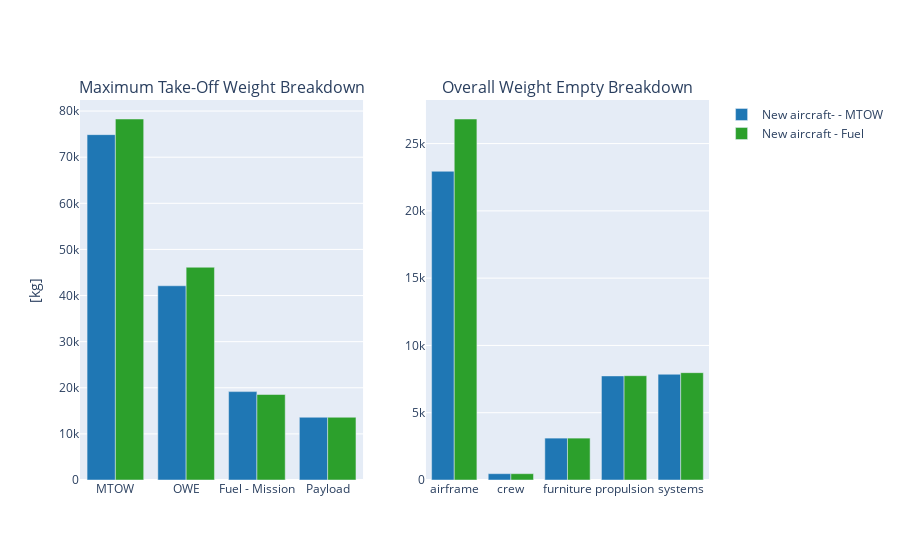

Notebook cell for this chart:
### Markdown cell above
This second mass breakdown plot provides less detail but enables to compare designs.

### Code cell
fig = oad.mass_breakdown_bar_plot(CeRAS_2750nm_MDA_OUTPUT_FILE, name='New aircraft- - MTOW')
#fig = oad.mass_breakdown_bar_plot(CeRAS_800nm_MDA_OUTPUT_FILE, name='New aircraft', fig=fig)
fig = oad.mass_breakdown_bar_plot(CeRAS_2750nm_MDO_OUTPUT_FILE, name='New aircraft - Fuel', fig=fig)
fig.show()

### Figure 1 — Plotly figure (JSON) as saved in the notebook; plotly's stock layout.template omitted (floating-point values rounded to 4 significant figures)
{"data": [{"marker": {"color": "rgb(31, 119, 180)"}, "name": "", "showlegend": false, "type": "bar", "x": ["MTOW", "OWE", "Fuel - Mission", "Payload"], "xaxis": "x", "y": [74890.0, 42120.0, 19170.0, 13608], "yaxis": "y"}, {"marker": {"color": "rgb(31, 119, 180)"}, "name": "New aircraft- - MTOW", "type": "bar", "x": ["airframe", "crew", "furniture", "propulsion", "systems"], "xaxis": "x2", "y": [22940.0, 470, 3112.0, 7735.0, 7859.0], "yaxis": "y2"}, {"marker": {"color": "rgb(44, 160, 44)"}, "name": "", "showlegend": false, "type": "bar", "x": ["MTOW", "OWE", "Fuel - Mission", "Payload"], "xaxis": "x", "y": [78280.0, 46140.0, 18540.0, 13608], "yaxis": "y"}, {"marker": {"color": "rgb(44, 160, 44)"}, "name": "New aircraft - Fuel", "type": "bar", "x": ["airframe", "crew", "furniture", "propulsion", "systems"], "xaxis": "x2", "y": [26830.0, 470, 3112.0, 7751.0, 7976.0], "yaxis": "y2"}], "layout": {"annotations": [{"font": {"size": 16}, "showarrow": false, "text": "Maximum Take-Off Weight Breakdown", "x": 0.225, "xanchor": "center", "xref": "paper", "y": 1, "yanchor": "bottom", "yref": "paper"}, {"font": {"size": 16}, "showarrow": false, "text": "Overall Weight Empty Breakdown", "x": 0.775, "xanchor": "center", "xref": "paper", "y": 1, "yanchor": "bottom", "yref": "paper"}], "xaxis": {"anchor": "y", "domain": [0, 0.45]}, "xaxis2": {"anchor": "y2", "domain": [0.55, 1]}, "yaxis": {"anchor": "x", "domain": [0, 1], "title": {"text": "[kg]"}}, "yaxis2": {"anchor": "x2", "domain": [0, 1]}}}
